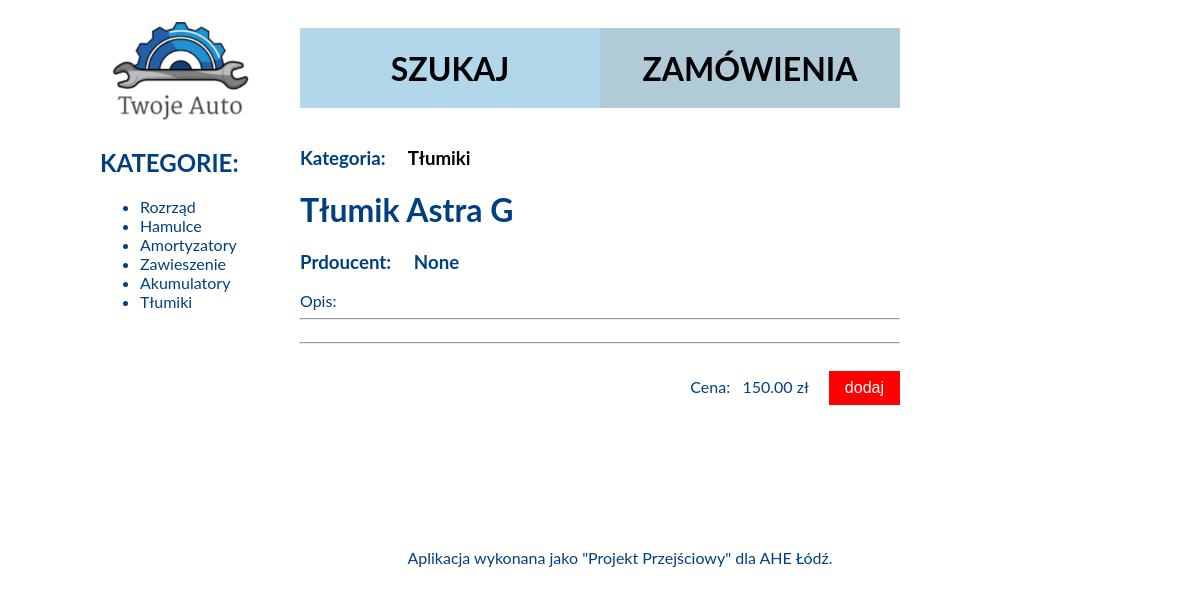
The app's page /produkty/3/ with its own data.
### produkty/models.py (models this page shows)
class Kategoria(models.Model):
    nazwa = models.CharField(max_length=30)
    def __str__(self):
        return self.nazwa
    created = models.DateTimeField(auto_now_add=True)
    updated = models.DateTimeField(auto_now=True)
    class Meta:
        verbose_name        = "Kategria"
        verbose_name_plural = "Kategrie"

class Produkty(models.Model):
    def __str__(self):
        return self.nazwa
    n_cz    = 235110
    nazwa   = models.CharField(max_length=60)
    opis    = models.TextField(blank=True)
    cena    = models.DecimalField(max_digits=99999 ,decimal_places=2)
    producent = models.ForeignKey(Producent,on_delete=models.CASCADE,blank=True,null=True)
    kategoria = models.ForeignKey(Kategoria,on_delete=models.CASCADE,blank=True,null=True)
    tagi      = models.ManyToManyField(Tagi,blank=True,null=True)
    obraz   = models.FileField(upload_to='', blank=True)
    created = models.DateTimeField(auto_now_add=True)
    updated = models.DateTimeField(auto_now=True)
    stan    = models.IntegerField(default=0)
    numer   = models.IntegerField(max_length=6,default=n_cz + 10)
    class Meta:
        verbose_name        = "Produkt"
        verbose_name_plural = "Produkty"

### produkty/views.py (the view)
# urls.py: path('produkty/<int:produkt_id>/', views.detail, name='detail'),
def detail(request, produkt_id):
    produkt = Produkty.objects.get(pk=produkt_id)
    kats = Kategoria.objects.all()
    return render(request, 'produkty/detail_block.html', {'produkt': produkt,
                                                          'kats': kats,})

### produkty/templates/produkty/detail_block.html (shortened to what this page needs)
{% extends 'produkty/baza.html' %}
{% block contents %}
<div id="opis">
     <h3> Kategoria: &nbsp; &nbsp; <a href = "{%  url 'kategoria' produkt.kategoria.id %}  " >
    {{ produkt.kategoria }}</a></h3>
    <h1> {{ produkt }}</h1>
    <h3>Prdoucent:  &nbsp; &nbsp; {{ produkt.producent }}</h3>
</div>
    Opis:
    <hr />
    <hr /><br />
<div id="cena">
        Cena: &nbsp; {{ produkt.cena }} zł &nbsp; &nbsp;
    <button type="button">dodaj</button>
    </div>
{% endblock %}

### produkty/templates/produkty/baza.html (shortened to what this page needs)
{% load static %}
    <link rel="stylesheet" type="text/css" href="{% static 'produkty/style.css' %}">
<!DOCTYPE html>
<html lang="en">
<head>
</head>
<body>
<div id="container">
        <div id="logo">
            {% load static %}
            <a href="{% url 'index'  %}"><img  height="125" src="{% static "/produkty/logo.png" %}" alt="My logo"></a>
            </div>
        <div id="topbarr">
        <div id="topbar1">
        <div id="t1">
            <a href="{% url 'index' %}"> <h1>SZUKAJ</h1></a>
        </div>
        <div id="t2">
            <a href="{% url 'index' %}"><h1> ZAMÓWIENIA </h1></a>
        </div>
    </div>
        </div>
    <div id="menu">
        <h2>KATEGORIE:</h2>
          {% if kats %}
        <ul>
        {% for kat in kats %}
            <li><a href="{% url 'kategoria' kat.id  %}">{{ kat.nazwa }}</a></li>
        {% endfor %}
        </ul>
    {% else %}
        <p>No products are available.</p>
    {% endif %}
    </div>
    <div id="content">
        {% block contents %}
            {% endblock %}
    </div>
    <div id="footer">
        Aplikacja wykonana jako "Projekt Przejściowy" dla AHE Łódź.
    </div>
</div>
</body>
</html>

### produkty/static/produkty/style.css (style rules this page uses)
body { background: white; font-family: 'Lato'; color:#004080; }
li a { color:#004080; text-decoration:none; }
#container { width:1000px; margin-left: auto; margin-right: auto; }
#logo { width:200; height:120px; color:white; float:left; text-align:left; }
#topbarr { width:600px; height:100px; float:left; text-align:center; }
#menu { float:left; width:200px; min-height:400px; text-align:left; color:#004080; }
#content { float : left; width : 600px; height : ; overflow: auto; }
#footer { clear:both; padding:20px; width:1000px; text-align:center; a text-decoration:none; a:hover color:#yellow; }
#topbar1 { margin-top:20; width:600px; height:80px; color:white; }
#t1 { height:100%; width:50%; float:left; background-color:#b2d6ea; color: white; text-align:center; }
#t2 { width:50%; height:100%; float:left; text-align:center; background-color:#b1cad8; color:white; }
#cena { float:top; width:100%; text-align:right; }
#opis { width:350px; float:left; }
button { background-color:red; border: none; color: white; padding: 8px 16px; text-align: center; text-decoration: none; display: inline-block; font-size: 16px; margin: 0px 0px; cursor: pointer; }
a { text-decoration:none; color:black; }

### records on screen
Kategoria: nazwa "Rozrząd"
Kategoria: nazwa "Hamulce"
Kategoria: nazwa "Amortyzatory"
Kategoria: nazwa "Zawieszenie"
Kategoria: nazwa "Akumulatory"
Kategoria: nazwa "Tłumiki"
Produkty: kategoria "Tłumiki", nazwa "Tłumik Astra G", producent "None", cena "150.00"
